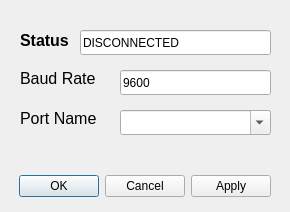
<?xml version="1.0" encoding="UTF-8"?>
<ui version="4.0">
 <class>Dialog</class>
 <widget class="QDialog" name="Dialog">
  <property name="geometry">
   <rect>
    <x>0</x>
    <y>0</y>
    <width>290</width>
    <height>212</height>
   </rect>
  </property>
  <property name="windowTitle">
   <string>Dialog</string>
  </property>
  <widget class="QDialogButtonBox" name="buttonBox">
   <property name="geometry">
    <rect>
     <x>10</x>
     <y>170</y>
     <width>261</width>
     <height>32</height>
    </rect>
   </property>
   <property name="orientation">
    <enum>Qt::Horizontal</enum>
   </property>
   <property name="standardButtons">
    <set>QDialogButtonBox::Apply|QDialogButtonBox::Cancel|QDialogButtonBox::Ok</set>
   </property>
   <property name="centerButtons">
    <bool>false</bool>
   </property>
  </widget>
  <widget class="QLabel" name="label_2">
   <property name="geometry">
    <rect>
     <x>20</x>
     <y>30</y>
     <width>71</width>
     <height>21</height>
    </rect>
   </property>
   <property name="font">
    <font>
     <pointsize>12</pointsize>
     <weight>75</weight>
     <bold>true</bold>
     <kerning>true</kerning>
    </font>
   </property>
   <property name="text">
    <string>Status</string>
   </property>
  </widget>
  <widget class="QLineEdit" name="lineEdit">
   <property name="geometry">
    <rect>
     <x>80</x>
     <y>30</y>
     <width>191</width>
     <height>25</height>
    </rect>
   </property>
   <property name="font">
    <font>
     <pointsize>9</pointsize>
     <weight>50</weight>
     <bold>false</bold>
    </font>
   </property>
   <property name="text">
    <string>DISCONNECTED</string>
   </property>
   <property name="readOnly">
    <bool>true</bool>
   </property>
  </widget>
  <widget class="QLabel" name="label">
   <property name="geometry">
    <rect>
     <x>20</x>
     <y>110</y>
     <width>81</width>
     <height>17</height>
    </rect>
   </property>
   <property name="font">
    <font>
     <pointsize>12</pointsize>
    </font>
   </property>
   <property name="text">
    <string>Port Name</string>
   </property>
  </widget>
  <widget class="QLabel" name="label_3">
   <property name="geometry">
    <rect>
     <x>20</x>
     <y>70</y>
     <width>81</width>
     <height>17</height>
    </rect>
   </property>
   <property name="font">
    <font>
     <pointsize>12</pointsize>
    </font>
   </property>
   <property name="text">
    <string>Baud Rate</string>
   </property>
  </widget>
  <widget class="QLineEdit" name="lineEdit_2">
   <property name="geometry">
    <rect>
     <x>120</x>
     <y>70</y>
     <width>151</width>
     <height>25</height>
    </rect>
   </property>
   <property name="text">
    <string>9600</string>
   </property>
  </widget>
  <widget class="QComboBox" name="comboBox">
   <property name="geometry">
    <rect>
     <x>120</x>
     <y>110</y>
     <width>151</width>
     <height>25</height>
    </rect>
   </property>
   <property name="editable">
    <bool>true</bool>
   </property>
   <property name="insertPolicy">
    <enum>QComboBox::InsertAtTop</enum>
   </property>
  </widget>
 </widget>
 <resources/>
 <connections>
  <connection>
   <sender>buttonBox</sender>
   <signal>accepted()</signal>
   <receiver>Dialog</receiver>
   <slot>accept()</slot>
   <hints>
    <hint type="sourcelabel">
     <x>248</x>
     <y>254</y>
    </hint>
    <hint type="destinationlabel">
     <x>157</x>
     <y>274</y>
    </hint>
   </hints>
  </connection>
  <connection>
   <sender>buttonBox</sender>
   <signal>rejected()</signal>
   <receiver>Dialog</receiver>
   <slot>reject()</slot>
   <hints>
    <hint type="sourcelabel">
     <x>316</x>
     <y>260</y>
    </hint>
    <hint type="destinationlabel">
     <x>286</x>
     <y>274</y>
    </hint>
   </hints>
  </connection>
 </connections>
</ui>
